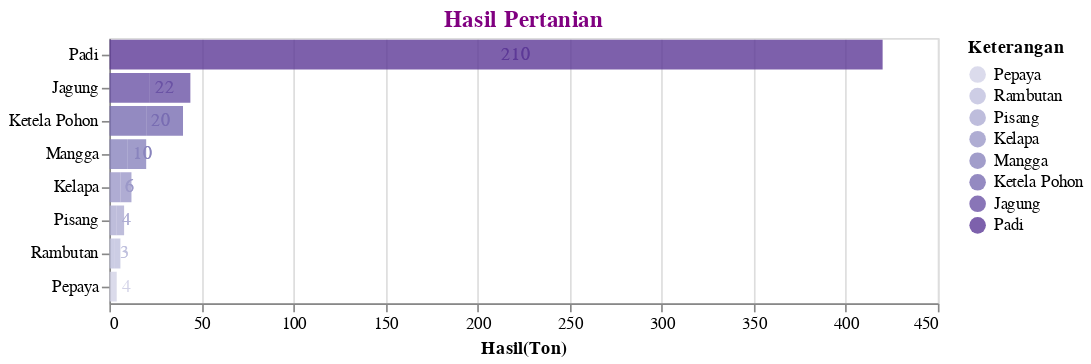

Here is the notebook cell this chart was saved with:
### Code cell
df3_2 = data1('Hasil Petanian')
df3_2 = df3_2.dropna()
plot3_2 = plot_4(df3_2,'Hasil(Ton)','',500,'Hasil Pertanian').configure_title(fontSize=14,color='purple')
plot3_2

### Figure 1 — Vega-Lite specification as saved in the notebook (floating-point values rounded to 4 significant figures)
{"config": {"view": {"continuousWidth": 400, "continuousHeight": 300}, "title": {"color": "purple", "fontSize": 14}}, "layer": [{"mark": {"type": "bar", "opacity": 0.8}, "encoding": {"color": {"condition": {"type": "ordinal", "field": "Keterangan", "scale": {"scheme": "purples"}, "sort": "x", "selection": "selector001"}, "value": "lightgray"}, "x": {"type": "quantitative", "axis": {"tickMinStep": 1}, "field": "N", "title": "Hasil(Ton)"}, "y": {"type": "ordinal", "field": "Keterangan", "sort": "-x", "title": ""}}}, {"mark": {"type": "text", "align": "left", "baseline": "middle", "dx": 3}, "encoding": {"color": {"condition": {"type": "ordinal", "field": "Keterangan", "scale": {"scheme": "purples"}, "sort": "x", "selection": "selector001"}, "value": "lightgray"}, "text": {"type": "quantitative", "field": "N"}, "tooltip": [{"type": "quantitative", "field": "Tahun"}, {"type": "nominal", "field": "Keterangan"}, {"type": "quantitative", "field": "N"}, {"type": "nominal", "field": "Satuan"}], "x": {"type": "quantitative", "axis": {"tickMinStep": 1}, "field": "N", "title": "Hasil(Ton)"}, "y": {"type": "ordinal", "field": "Keterangan", "sort": "-x", "title": ""}}, "selection": {"selector009": {"type": "interval", "bind": "scales", "encodings": ["x", "y"]}, "selector001": {"type": "single", "encodings": ["y", "color"]}}}], "data": {"name": "data-4ab599c2b0e6fc1e49e27c06ef57f3d9"}, "title": "Hasil Pertanian", "width": 500, "$schema": "https://vega.github.io/schema/vega-lite/v4.8.1.json", "datasets": {"data-4ab599c2b0e6fc1e49e27c06ef57f3d9": [{"Tahun": 2017, "Kode": 11, "Data": "Hasil Petanian", "Kode Kategori": 11.1, "Kategori": "Padi dan Palawija", "Keterangan": "Padi", "N": 210.0, "Satuan": "Ton"}, {"Tahun": 2017, "Kode": 11, "Data": "Hasil Petanian", "Kode Kategori": 11.1, "Kategori": "Padi dan Palawija", "Keterangan": "Jagung", "N": 22.0, "Satuan": "Ton"}, {"Tahun": 2017, "Kode": 11, "Data": "Hasil Petanian", "Kode Kategori": 11.1, "Kategori": "Padi dan Palawija", "Keterangan": "Ketela Pohon", "N": 20.0, "Satuan": "Ton"}, {"Tahun": 2017, "Kode": 11, "Data": "Hasil Petanian", "Kode Kategori": 11.3, "Kategori": "Buah", "Keterangan": "Pisang", "N": 4.0, "Satuan": "Ton"}, {"Tahun": 2017, "Kode": 11, "Data": "Hasil Petanian", "Kode Kategori": 11.3, "Kategori": "Buah", "Keterangan": "Mangga", "N": 10.0, "Satuan": "Ton"}, {"Tahun": 2017, "Kode": 11, "Data": "Hasil Petanian", "Kode Kategori": 11.3, "Kategori": "Buah", "Keterangan": "Rambutan", "N": 3.0, "Satuan": "Ton"}, {"Tahun": 2017, "Kode": 11, "Data": "Hasil Petanian", "Kode Kategori": 11.4, "Kategori": "Perkebunan", "Keterangan": "Kelapa", "N": 6.0, "Satuan": "Ton"}, {"Tahun": 2019, "Kode": 11, "Data": "Hasil Petanian", "Kode Kategori": 11.1, "Kategori": "Padi dan Palawija", "Keterangan": "Padi", "N": 210.0, "Satuan": "Ton"}, {"Tahun": 2019, "Kode": 11, "Data": "Hasil Petanian", "Kode Kategori": 11.1, "Kategori": "Padi dan Palawija", "Keterangan": "Jagung", "N": 22.0, "Satuan": "Ton"}, {"Tahun": 2019, "Kode": 11, "Data": "Hasil Petanian", "Kode Kategori": 11.1, "Kategori": "Padi dan Palawija", "Keterangan": "Ketela Pohon", "N": 20.0, "Satuan": "Ton"}, {"Tahun": 2019, "Kode": 11, "Data": "Hasil Petanian", "Kode Kategori": 11.3, "Kategori": "Buah", "Keterangan": "Pisang", "N": 4.0, "Satuan": "Ton"}, {"Tahun": 2019, "Kode": 11, "Data": "Hasil Petanian", "Kode Kategori": 11.3, "Kategori": "Buah", "Keterangan": "Pepaya", "N": 4.0, "Satuan": "Ton"}, {"Tahun": 2019, "Kode": 11, "Data": "Hasil Petanian", "Kode Kategori": 11.3, "Kategori": "Buah", "Keterangan": "Mangga", "N": 10.0, "Satuan": "Ton"}, {"Tahun": 2019, "Kode": 11, "Data": "Hasil Petanian", "Kode Kategori": 11.3, "Kategori": "Buah", "Keterangan": "Rambutan", "N": 3.0, "Satuan": "Ton"}, {"Tahun": 2019, "Kode": 11, "Data": "Hasil Petanian", "Kode Kategori": 11.4, "Kategori": "Perkebunan", "Keterangan": "Kelapa", "N": 6.0, "Satuan": "Ton"}]}}
